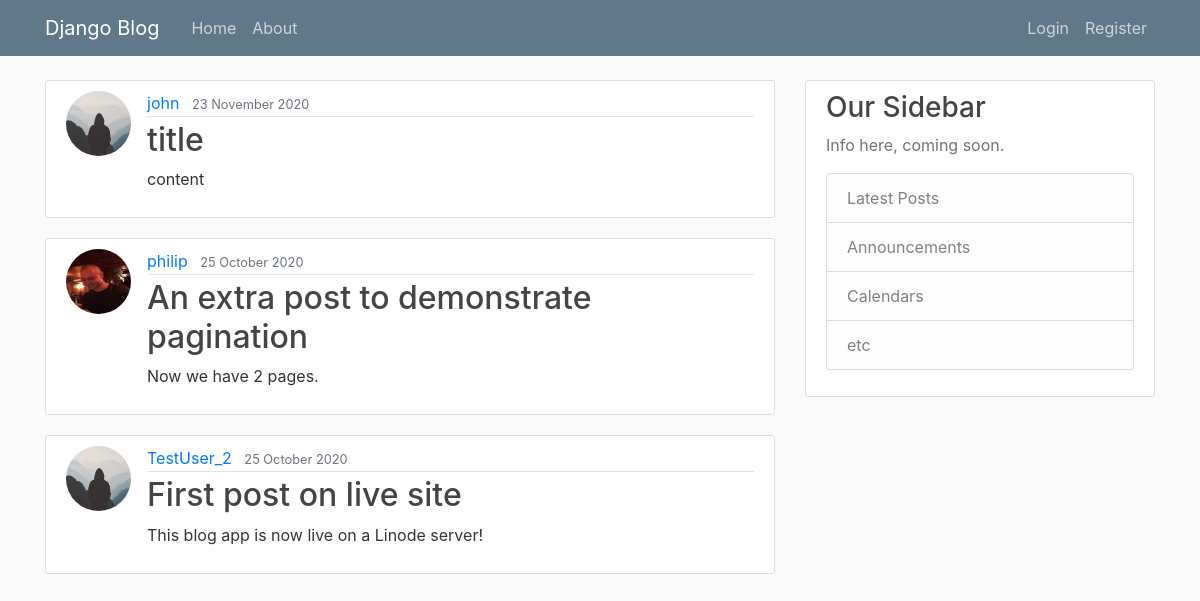
Screenshot of /latest-posts/ with the database file from the repository.
### blog/models.py (models this page shows, shortened)
class Post(models.Model):
    title = models.CharField(max_length=100)
    content = models.TextField()
    date_posted = models.DateTimeField(default=timezone.now)
    author = models.ForeignKey(User, on_delete=models.CASCADE)

### users/models.py (models this page shows, shortened)
class Profile(models.Model):
    user = models.OneToOneField(User, on_delete=models.CASCADE)
    image = models.ImageField(default='default.jpg', upload_to='profile_pics')

### blog/views.py (the view)
# urls.py: path('latest-posts/', LatestPostsView.as_view(), name='latest-posts'),
class LatestPostsView(PostListView):
    def get_queryset(self):
        return Post.objects.all().order_by('-date_posted')[:3]

### blog/templates/blog/home.html (shortened to what this page needs)
{% extends "blog/base.html" %}
{% block content %}
    {% for post in posts %}
        <article class="media content-section">
            <img class="rounded-circle article-img" src="{{ post.author.profile.image.url }}">
            <div class="media-body">
                <div class="article-metadata">
                  <a class="mr-2" href="{% url 'user-posts' post.author.username %}">{{ post.author }}</a>
                  <small class="text-muted">{{ post.date_posted|date:"d F Y" }}</small>
                </div>
                <h2><a class="article-title" href="{% url 'post-detail' post.id %}">{{ post.title }}</a></h2>
                <p class="article-content">{{ post.content }}</p>
          </div>
        </article>
    {% endfor %}
{% endblock content %}

### blog/static/blog/main.css (style rules this page uses)
body { background: #fafafa; color: #333333; margin-top: 5rem; }
h1, h2, h3, h4, h5, h6 { color: #444444; }
.content-section { background: #ffffff; padding: 10px 20px; border: 1px solid #dddddd; border-radius: 3px; margin-bottom: 20px; }
.article-title { color: #444444; }
.article-content { white-space: pre-line; }
.article-img { height: 65px; width: 65px; margin-right: 16px; }
.article-metadata { padding-bottom: 1px; margin-bottom: 4px; border-bottom: 1px solid #e3e3e3 }

### rows the page displays
Post: author.profile.image (placeholder picture), author "john", date_posted "23 November 2020", title "title", content "content"
Post: author.profile.image (picture), author "philip", date_posted "25 October 2020", title "An extra post to demonstrate pagination", content "Now we have 2 pages."
Post: author.profile.image (placeholder picture), author "TestUser_2", date_posted "25 October 2020", title "First post on live site", content "This blog app is now live on a Linode server!"
